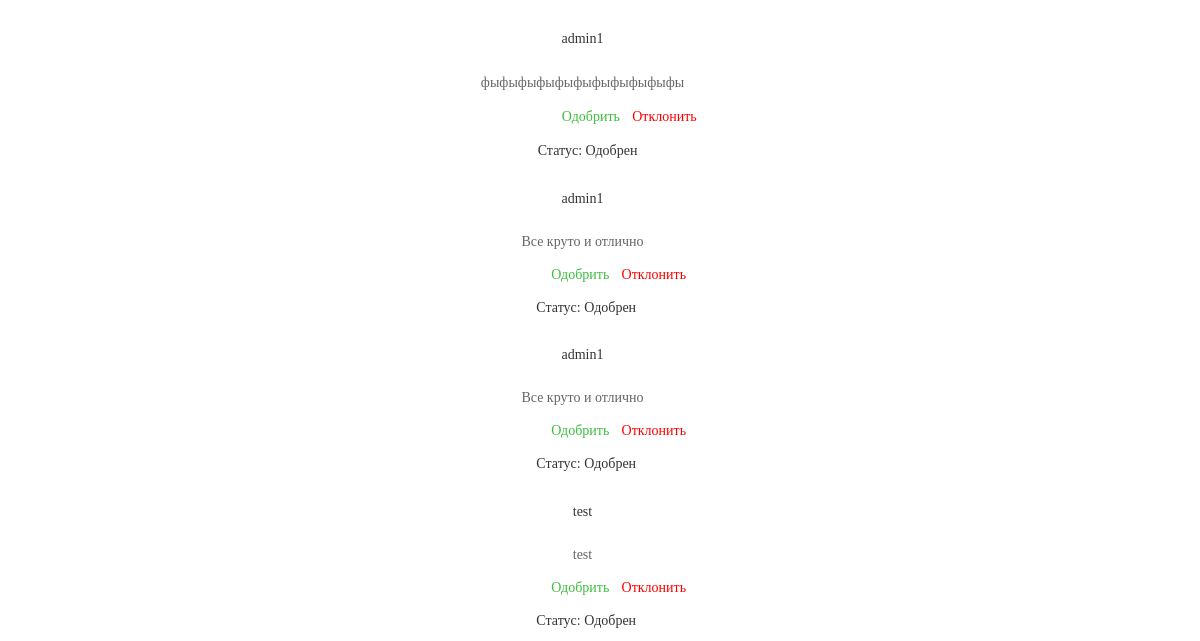
The app's page /pages/lk_admin.php (signed in, lower part), older data.
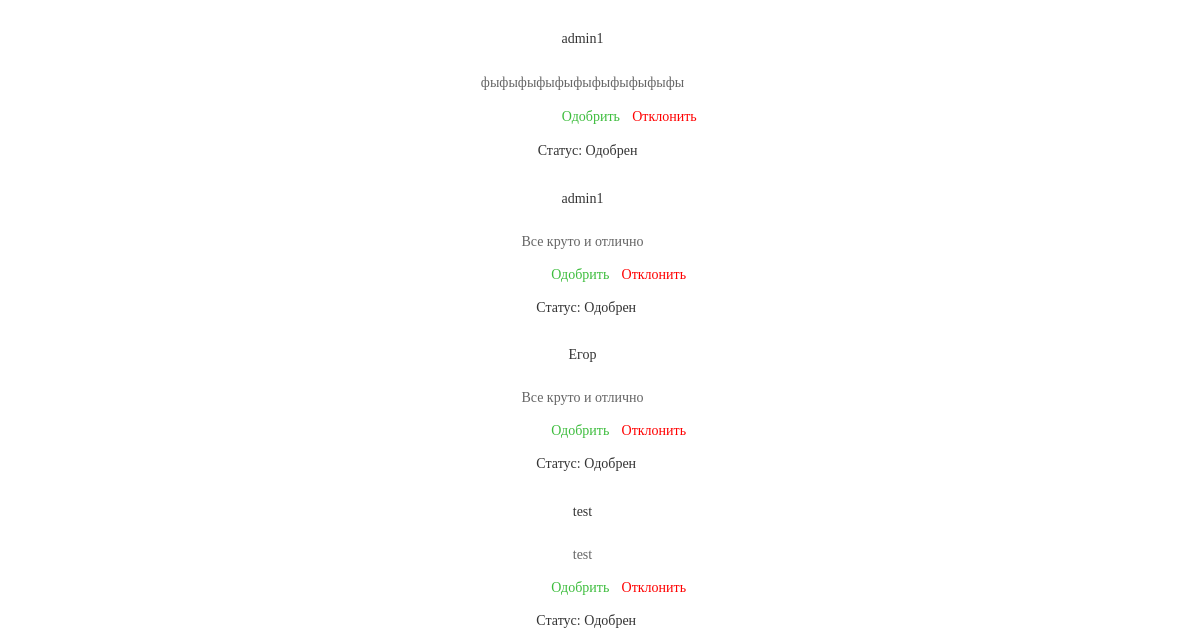
The same page, newer data.
### tables this page shows
CREATE TABLE `reviews` (
  `id` int NOT NULL,
  `id_user` int NOT NULL,
  `content` varchar(100) NOT NULL,
  `status` int NOT NULL DEFAULT '1'
);

CREATE TABLE `users` (
  `id` int NOT NULL,
  `first_name` varchar(100) NOT NULL,
  `last_name` varchar(100) NOT NULL,
  `patronymic` varchar(100) NOT NULL,
  `email` varchar(100) NOT NULL,
  `password` varchar(100) NOT NULL,
  `phone` varchar(100) NOT NULL,
  `role` int NOT NULL DEFAULT '1',
  `role_sales` int NOT NULL DEFAULT '1',
  `photo` varchar(100) NOT NULL DEFAULT 'ava.png'
);

### pages/lk_admin.php (the view, shortened to what this page needs)
<?php
include_once '../db/db.php';
?>
<!DOCTYPE html>
<html lang="en">
<head>
    <link rel="stylesheet" href="../styles/styles.css">
    <link rel="stylesheet" href="https://maxcdn.bootstrapcdn.com/bootstrap/3.4.0/css/bootstrap.min.css">
</head>
<body>
    <div class="main">
        <div class="reviews">
                <?php
                $str_out_reviews = "SELECT * FROM `reviews`";
                $run_out_reviews = mysqli_query($connect, $str_out_reviews);
                while ($reviews = mysqli_fetch_array($run_out_reviews)) {
                    switch ($reviews['status']) {
                        case '2':
                            $status_reviews = "Одобрен";
                            break;
                        case '3':
                            $status_reviews = "Отклонен";
                            break;
                    }
                    $str_out_reviews_user = "SELECT * FROM `users` WHERE `id` = $reviews[id_user]";
                    $run_out_rewiews_user = mysqli_query($connect, $str_out_reviews_user);
                    $users_reviews = mysqli_fetch_array($run_out_rewiews_user);
                    echo "<div class='e-reviews'>
                        <div class='e-name'><p>$users_reviews[first_name]</p></div>
                        <div class='e-content'><p>$reviews[content]</p></div>
                        <div class='e-actions'><p><a href='?approve=$reviews[id]' class='approve'>Одобрить</a><a href='?reject=$reviews[id]' class='reject'>Отклонить</a></p></div>
                        <div class='status-reviews'><p>Статус: $status_reviews</p></div>
                        </div>";
                }
                ?>
        </div>
    </div>
</body>
</html>

Row changes from the older to the newer data that the page shows:
changed reviews: id_user.first_name "admin1" → "Егор"
